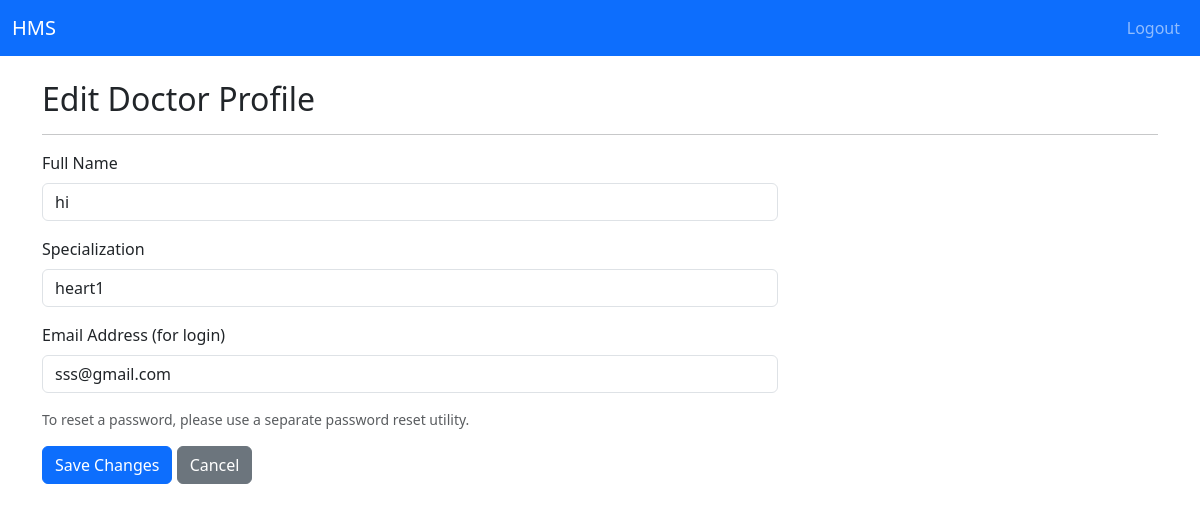
Screenshot of /admin/edit_doctor/1 (signed in) with the database file from the repository.
### app.py (models this page shows, shortened)
class Doctor(db.Model):
    id = db.Column(db.Integer, primary_key=True)
    name = db.Column(db.String(100), nullable=False)
    specialization = db.Column(db.String(100), nullable=False)
    user_id = db.Column(db.Integer, db.ForeignKey('user.id'), nullable=False)
    user = db.relationship('User', backref=db.backref('doctor', uselist=False))

class User(UserMixin, db.Model):
    id = db.Column(db.Integer, primary_key=True)
    email = db.Column(db.String(100), unique=True, nullable=False)
    password_hash = db.Column(db.String(150), nullable=False)
    role = db.Column(db.String(50), nullable=False)

### app.py (the view, shortened to what this page needs)
@app.route('/admin/edit_doctor/<int:doctor_id>', methods=['GET', 'POST'])
@login_required
@admin_required
def edit_doctor(doctor_id):
    doctor =Doctor.query.get_or_404(doctor_id)
    return render_template('edit_doctor.html', doctor=doctor)

### app.py (called while the page is built)
@login_manager.user_loader
def load_user(user_id):
    return User.query.get(int(user_id))

def admin_required(f):
    @wraps(f)
    def decorated_function(*args, **kwargs):
        if not current_user.is_authenticated or current_user.role != 'admin':
            flash("You do not have permission to access this page.", "danger")
            return redirect(url_for('login'))
        return f(*args, **kwargs)
    return decorated_function

### templates/edit_doctor.html
{% extends "base.html" %}
{% block content %}
<h2>Edit Doctor Profile</h2>
<hr>
<div class="row">
    <div class="col-md-8">
        <form method="POST" action="{{ url_for('edit_doctor', doctor_id=doctor.id) }}">
            <div class="mb-3">
                <label for="name" class="form-label">Full Name</label>
                <input type="text" class="form-control" id="name" name="name" value="{{ doctor.name }}" required>
            </div>
            <div class="mb-3">
                <label for="specialization" class="form-label">Specialization</label>
                <input type="text" class="form-control" id="specialization" name="specialization" value="{{ doctor.specialization }}" required>
            </div>
            <div class="mb-3">
                <label for="email" class="form-label">Email Address (for login)</label>
                <input type="email" class="form-control" id="email" name="email" value="{{ doctor.user.email }}" required>
            </div>
            <p class="form-text">To reset a password, please use a separate password reset utility.</p>
            <button type="submit" class="btn btn-primary">Save Changes</button>
            <a href="{{ url_for('manage_doctors') }}" class="btn btn-secondary">Cancel</a>
        </form>
    </div>
</div>
{% endblock %}

### rows the page displays
Doctor: name "hi", specialization "heart1"
User: email "sss@gmail.com"
